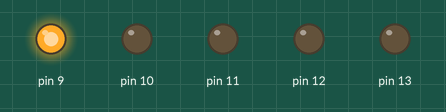
Recording of a sketch running on a simulated Arduino Uno, built with avr-gcc and run on an emulated ATmega328P. Shown: output pins drawn as LEDs (lit = HIGH).

Above: at 0.2 s.
At 1.2 s:
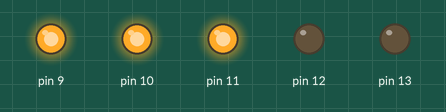
At 2.7 s:
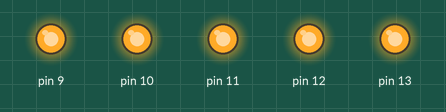
At 4.7 s:
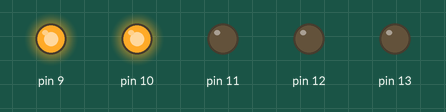
At 6.2 s:
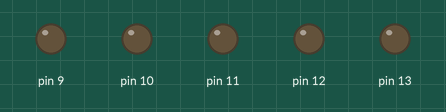
At 8.7 s:
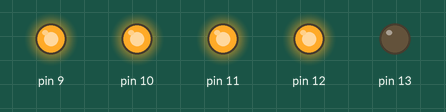
Timing chart, 0 to 9.1 s (numbered marks = the images above):
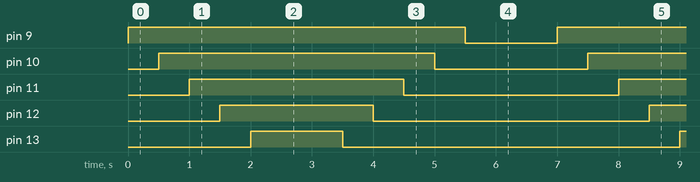

Measured:
- by itself, pin 9: alternates HIGH for 5.5 s and LOW for 1.5 s
- by itself, pin 10: alternates HIGH for 4.5 s and LOW for 2.5 s
- by itself, pin 11: alternates HIGH for 3.5 s and LOW for 3.5 s
- by itself, pin 12: alternates HIGH for 2.5 s and LOW for 4.5 s
- by itself, pin 13: alternates HIGH for 1.5 s and LOW for 5.5 s

The sketch:

Lab_01.lnk.ino
```cpp
void setup(){
  pinMode(9, OUTPUT) ; //(pin number, MOde [input/output])
  pinMode(10, OUTPUT) ;
  pinMode(11, OUTPUT) ;
  pinMode(12, OUTPUT) ;
  pinMode(13, OUTPUT) ;
}

void loop(){
  digitalWrite(9, HIGH); //(pin number, Status[High=5V,1 / Low=oV,0])
  delay(500);

  digitalWrite(10, HIGH); //(pin number, Status[High=5V,1 / Low=oV,0])
  delay(500);

  digitalWrite(11, HIGH); //(pin number, Status[High=5V,1 / Low=oV,0])
  delay(500);

  digitalWrite(12, HIGH); //(pin number, Status[High=5V,1 / Low=oV,0])
  delay(500);

  digitalWrite(13, HIGH); //(pin number, Status[High=5V,1 / Low=oV,0])
  delay(1500);

  digitalWrite(13,LOW);
  delay(500);
  digitalWrite(12,LOW);
  delay(500);
  digitalWrite(11,LOW);
  delay(500);
  digitalWrite(10,LOW);
  delay(500);
  digitalWrite(9,LOW);
  delay(1500);


}
```
